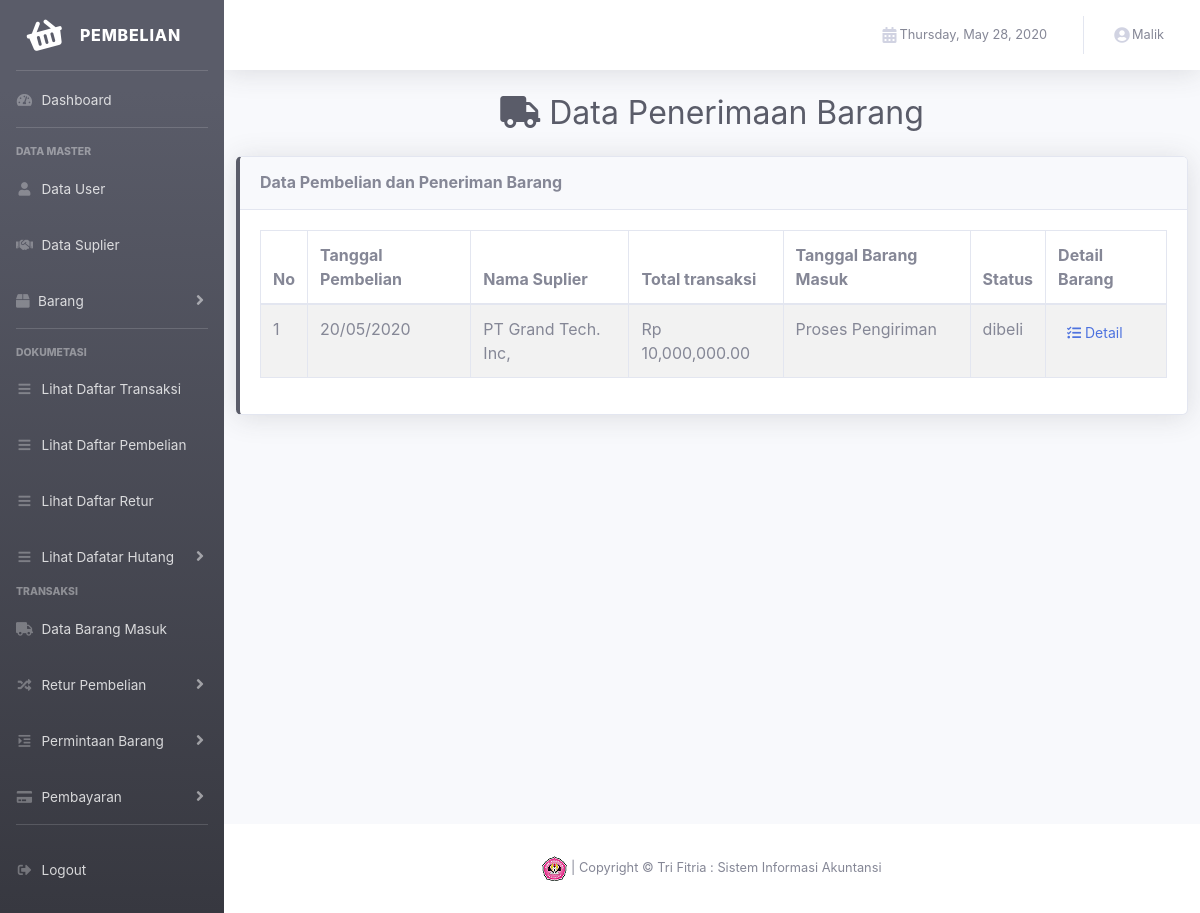
/view/index.php?p=verifikasi_m (signed in), run on the app's committed database.
### tables this page shows
CREATE TABLE IF NOT EXISTS `order` (
  `id_order` varchar(6) NOT NULL,
  `tanggal` date NOT NULL,
  `status` varchar(16) NOT NULL,
  `total_transaksi` int(45) NOT NULL,
  `nama_suplier` varchar(45) NOT NULL,
  `tanggal_penerimaan` date NOT NULL,
  `tanggal_pembelian` date NOT NULL,
  `no_surat_jalan` varchar(25) NOT NULL,
  `tanggal_pelunasan` date NOT NULL,
  `nomor_faktur` varchar(25) NOT NULL
);

### control/permintaan_barang/permintaan_barang.php (called while the page is built, shortened)
<?php
     class permintaan_barang{
        public function tampil_status($status, $status1){
            $koneksi = new koneksi;
            $query = mysqli_query($koneksi->conn,"SELECT * FROM `order` where `status`='$status' OR `status`='$status1'");
            if (mysqli_num_rows($query)>0) {
                while ($row= mysqli_fetch_array($query)) {
                    $data[]= $row;
                }
                return $data;
            }
        }
    }
    ?>

### control/koneksi.php (called while the page is built, shortened)
<?php
    class koneksi{
        private $dbhost = "localhost";
        private $dbuser = "root";
        private $dbname = "hph_proj_db";
        private $dbpass = "";
        public function __construct(){
        $this->conn = mysqli_connect($this->dbhost, $this->dbuser, $this->dbpass, $this->dbname) or die("Koneksi gagal");
        }
    }
    ?>

### view/content/transaksi/verifikasi_barang_masuk/verifikasi_data.php (the view, shortened to what this page needs)
<div class="d-sm-flex align-items-center justify-content-center mb-4">
        <h1 class="h2 mb-0 text-gray-800">
        <i class="fa fa-truck" aria-hidden="true"></i>
            Data Penerimaan Barang
        </h1>
    </div>
<div class="col">
      <div class="row">
        <div class="col">
          <div class="card shadow mb-4 border-left-dark">
            <div class="card-header py-3">
              <h6 class="m-0 font-weight-bold">Data Pembelian dan Peneriman Barang</h6>
            </div>
            <div class="card-body" >
                    <div class="table-responsive">
                        <table class="table table-bordered table-striped" width="100%" cellspacing="0" id="dataTable">
                            <thead>
                                <tr>
                                    <th>No</th>
                                    <th>Tanggal Pembelian</th>
                                    <th>Nama Suplier</th>
                                    <th>Total transaksi</th>
                                    <th>Tanggal Barang Masuk</th>
                                    <th>Status</th>
                                    <th>Detail Barang</th>
                                </tr>
                            </thead>
                            <tbody>
                                <?php
                                $status = "dibeli";
                                $status1 = "barang masuk";
                                    if ($permintaan_barang->tampil_status($status, $status1)!=false) {
                                        $no = 1;
                                        foreach ($permintaan_barang->tampil_status($status, $status1) as $key) {
                                            ?>
                                            <tr>
                                                <form action="" method="post">
                                                    <td><?php echo $no++; ?>
                                                    </td>
                                                    <td><?php echo date('d/m/Y', strtotime($key['tanggal_pembelian'])); ?></td>
                                                    <td><?php echo $key['nama_suplier']; ?></td>
                                                    <td>Rp <?php echo number_format($key['total_transaksi'],2); ?></td>
                                                    <td><?php if($key['status'] == "barang masuk"){echo date('d/m/Y', strtotime($key['tanggal_penerimaan']));}else{echo "Proses Pengiriman";} ?></td>
                                                    <td><?php echo $key['status']; ?></td>
                                                    <td>
                                                        <button type="submit" name="detail" class="btn btn-sm btn-link btn-custom">
                                                            <span>
                                                            <i class="fas fa-tasks"></i>
                                                            </span>
                                                            <span>
                                                            Detail
                                                            </span>
                                                        </button>
                                                    </td>
                                                </form>
                                            </tr>
                                <?php
                                        }
                                    }
                                    ?>
                            </tbody>
                        </table>
                    </div>
            </div>
              </div>
            </div>
          </div>
        </div>

### data on the page
order: tanggal_pembelian "20/05/2020", nama_suplier "PT Grand Tech. Inc,", total_transaksi "10,000,000.00", shows "Proses Pengiriman", status "dibeli"

### other printed values
$_SESSION['nama_user'] "Malik"
